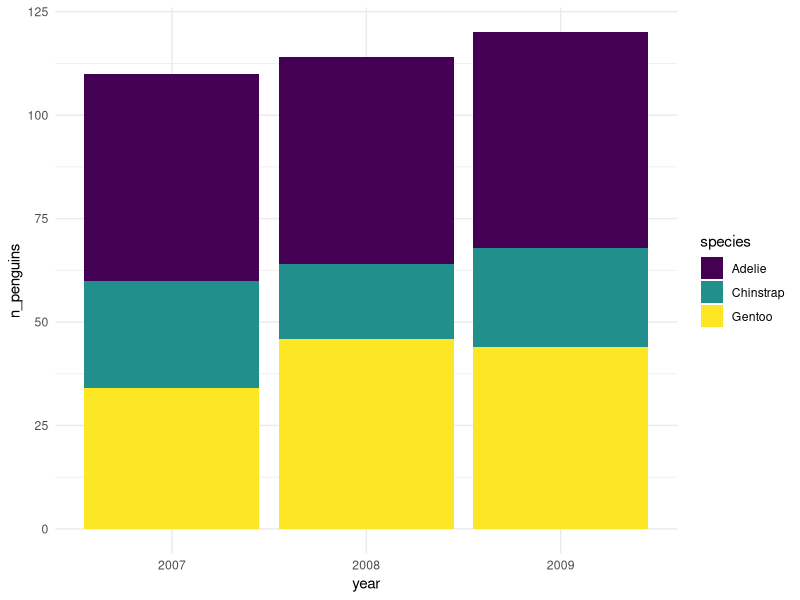
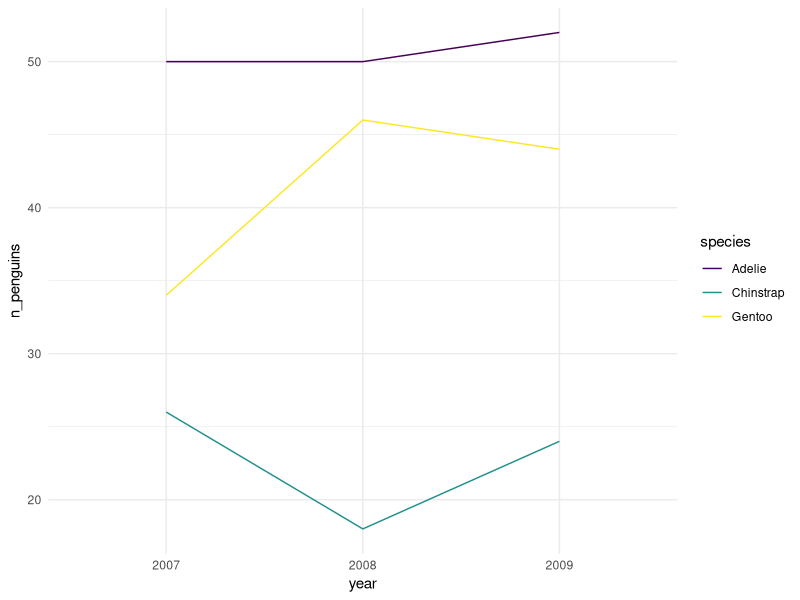
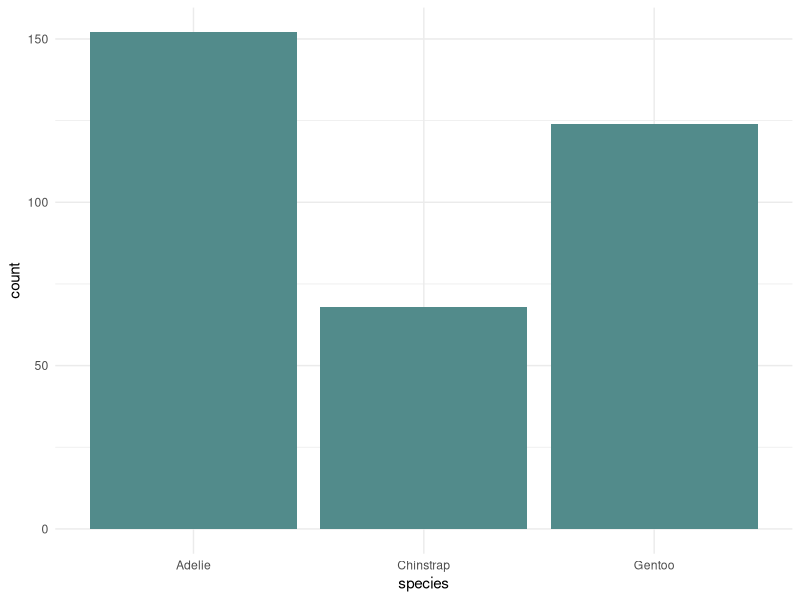
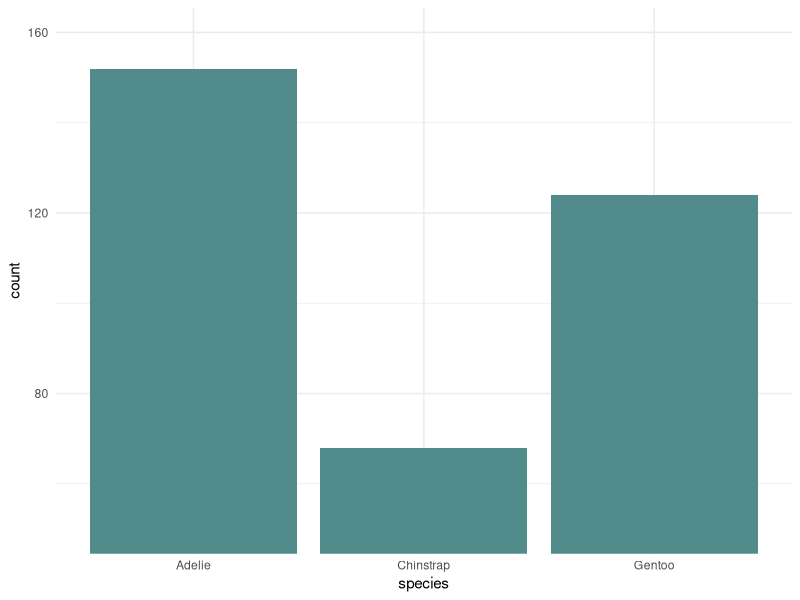
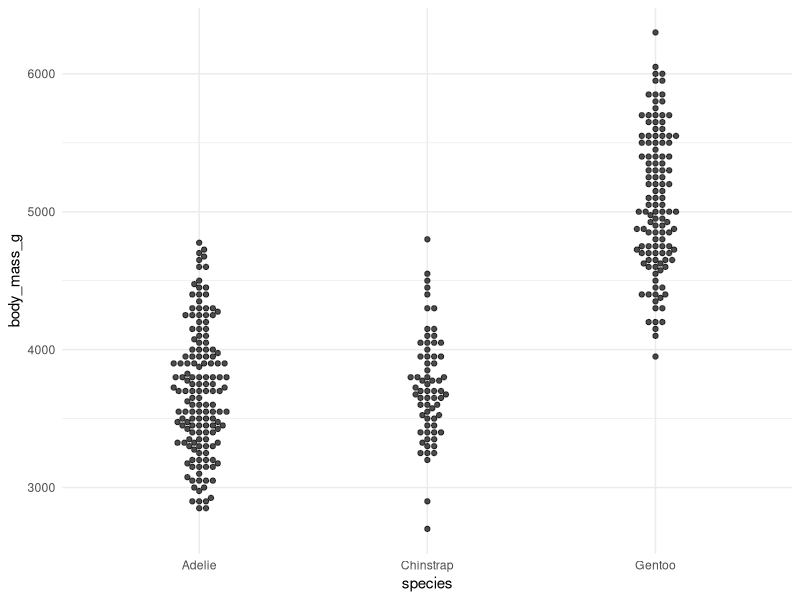
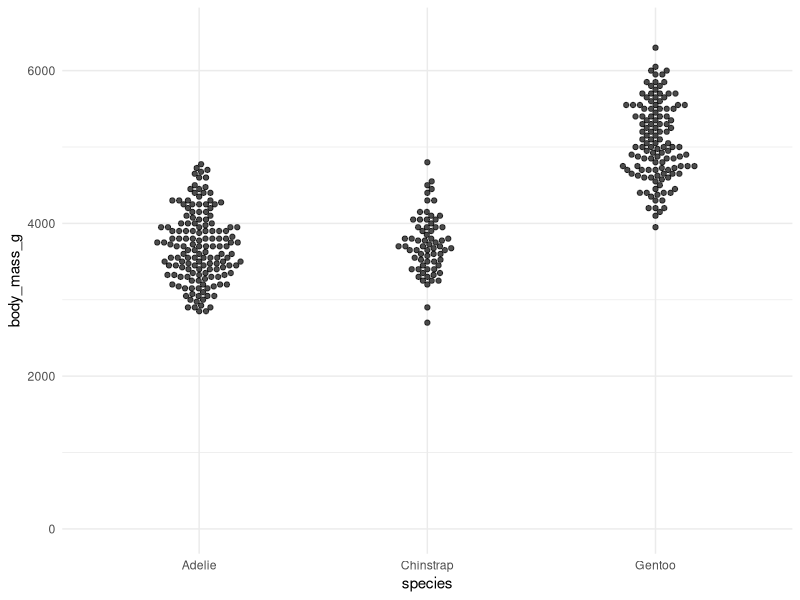
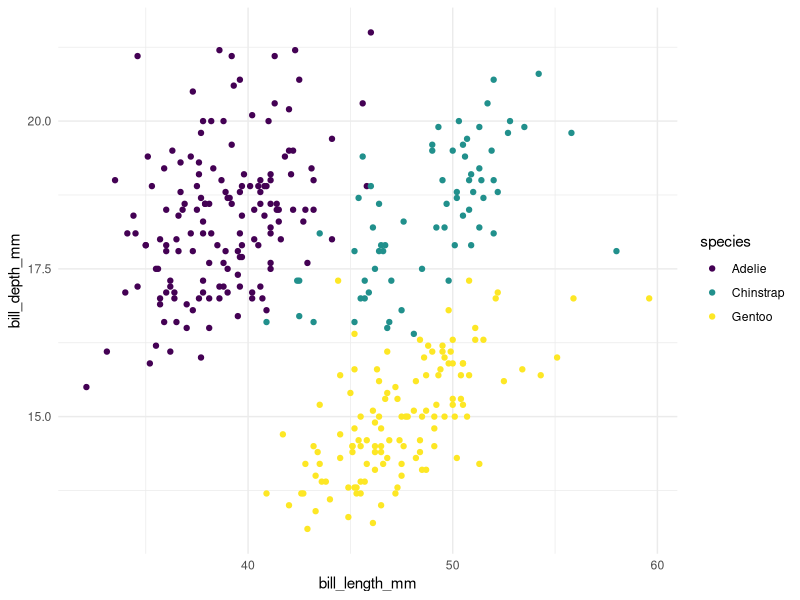
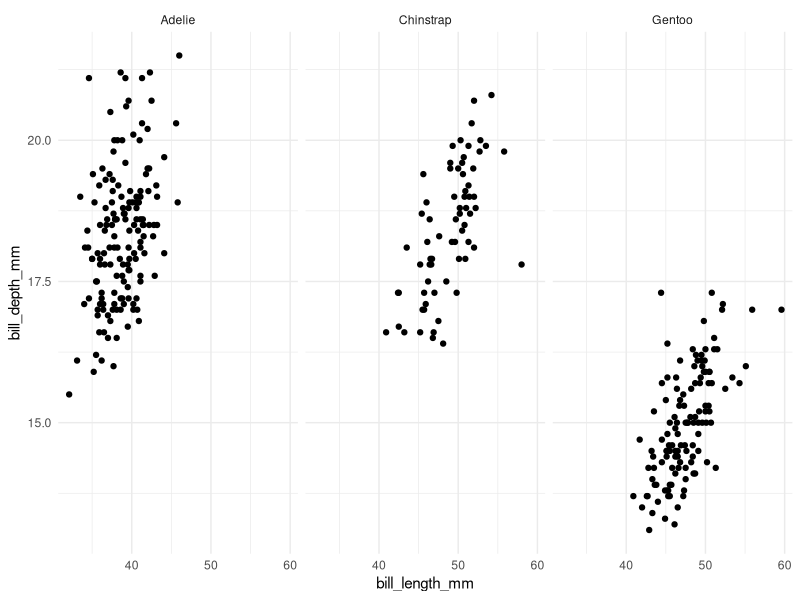

Reproduce these figures in R, in order.
## ---- chunk 1
library(tidyverse)
library(palmerpenguins)
theme_set(theme_minimal())

penguins_sum <- penguins |> group_by(species, year) |>
  summarise(n_penguins = n()) |>
  mutate(year = factor(year))

ggplot(data = penguins_sum, aes(x = year, fill = species)) +
  geom_col(aes(y = n_penguins)) +
  theme_minimal() +
  scale_fill_viridis_d()

ggplot(data = penguins_sum, aes(x = year, y = n_penguins,
                                colour = species, group = species)) +
  geom_line() +
  theme_minimal() +
  scale_colour_viridis_d()
## ---- chunk 2
ggplot(data = penguins, aes(x = species)) +
  geom_bar(fill = "darkslategray4") +
  theme_minimal()

ggplot(data = penguins, aes(x = species)) +
  geom_bar(fill = "darkslategray4") +
  coord_cartesian(ylim = c(50, 160)) +
  theme_minimal()
## ---- chunk 3
library(ggbeeswarm)
ggplot(data = penguins, aes(x = species, y = body_mass_g)) +
  geom_beeswarm(alpha = 0.7) +
  theme_minimal()

ggplot(data = penguins, aes(x = species, y = body_mass_g)) +
  geom_beeswarm(alpha = 0.7) +
  theme_minimal() +
  ylim(c(0, 6500))
## ---- chunk 4
ggplot(data = penguins, aes(x = bill_length_mm, y = bill_depth_mm)) +
  geom_point(aes(colour = species)) +
  scale_colour_viridis_d() +
  theme_minimal()

ggplot(data = penguins, aes(x = bill_length_mm, y = bill_depth_mm)) +
  geom_point() +
  facet_wrap( ~ species) +
  theme_minimal() 
## ---- chunk 5
penguins <- penguins |> mutate(species_island_sex = interaction(species, 
                                                                island,
                                                                sex))
ggplot(data = penguins |>
         filter(!is.na(sex)), aes(x = bill_length_mm, y = bill_depth_mm)) +
  geom_point(aes(colour = species_island_sex)) +
  scale_colour_viridis_d() +
  theme_minimal()


ggplot(data = penguins |> filter(!is.na(sex)), 
                                 aes(x = bill_length_mm, y = bill_depth_mm)) +
  geom_point() +
  facet_wrap(~ species_island_sex) +
  theme_minimal()
## ---- chunk 6
ggplot(data = penguins |> filter(!is.na(sex)), aes(x = bill_length_mm, y = bill_depth_mm)) +
  geom_point(aes(colour = sex, shape = species)) +
  facet_wrap(~island) +
  theme_minimal()
## ---- chunk 7
ggplot(data = penguins |> filter(!is.na(sex)), aes(x = bill_length_mm, y = bill_depth_mm)) +
  geom_point(aes(colour = sex)) + scale_color_viridis_d() ## d is for discrete variables

ggplot(data = penguins |> filter(!is.na(sex)), aes(x = bill_length_mm, y = bill_depth_mm)) +
  geom_point(aes(colour = body_mass_g)) + scale_color_viridis_c() ## c for continouous

ggplot(data = penguins |> filter(!is.na(sex)), aes(x = bill_length_mm, y = bill_depth_mm)) +
  geom_point(aes(colour = body_mass_g)) + scale_color_viridis_b() ## b is for binning a continuous graph
